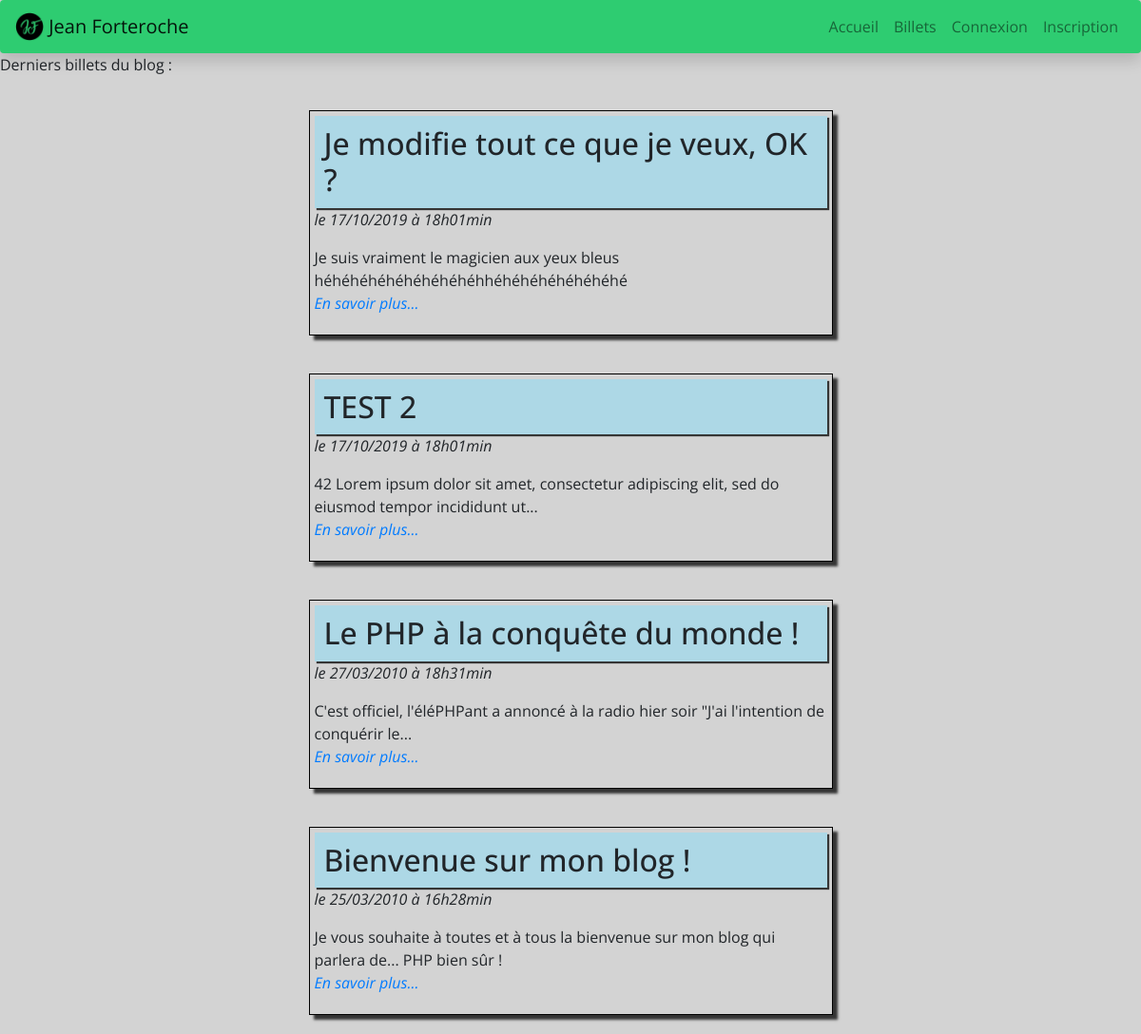
Before: / with the older database file.
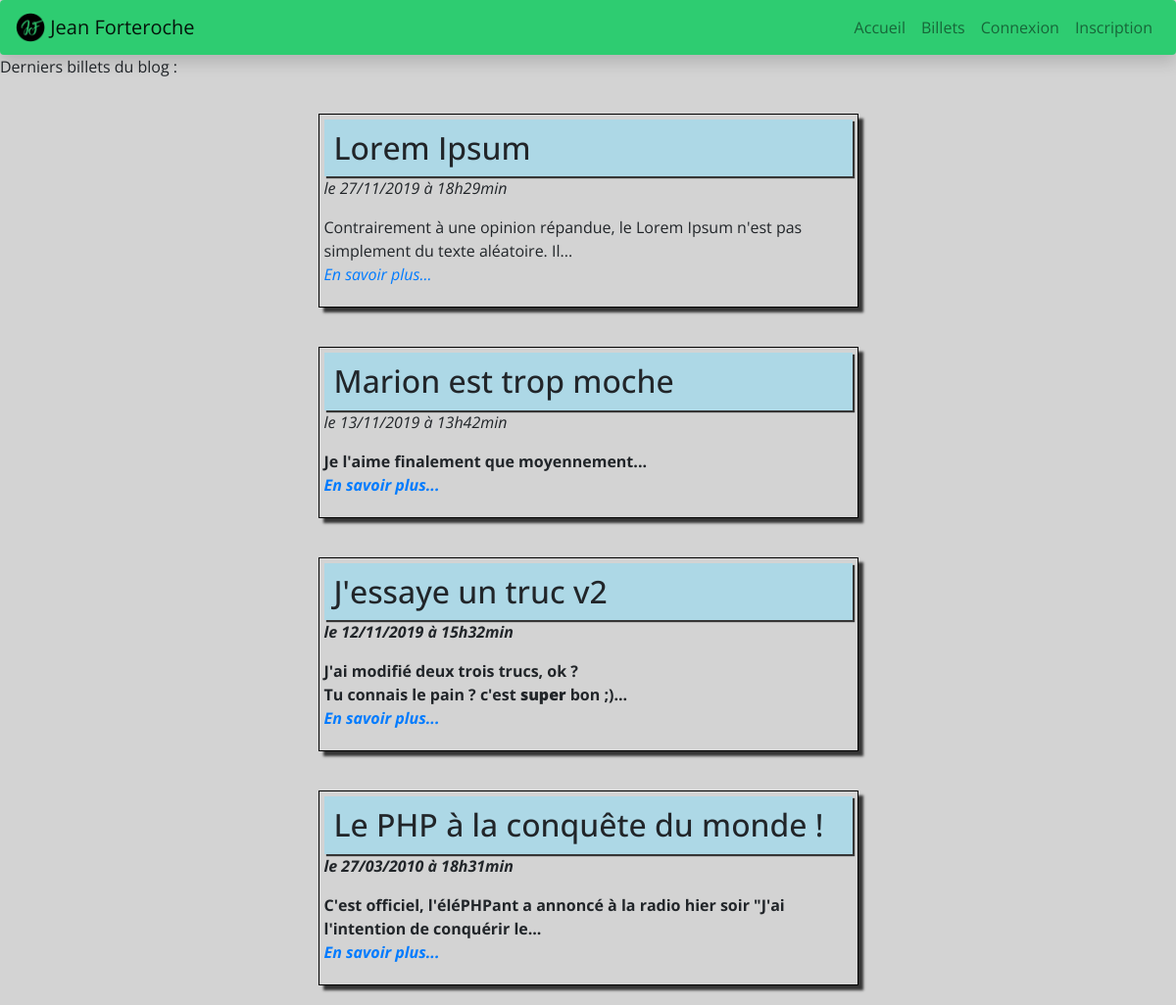
After: the same page with the newer database file.
### tables this page shows
CREATE TABLE `posts` (
  `id` int(11) NOT NULL,
  `title` varchar(255) NOT NULL,
  `content` text NOT NULL,
  `creation_date` datetime NOT NULL
);

### Controller/postController.php (called while the page is built, shortened)
<?php
require_once('./Model/PostManager.php');
class PostController
{
	function __construct()
	{
		$this->postManager = new PostManager();
	}
	public function listPosts()
	{
		$posts = $this->getPosts();
		require_once('view/listPostsView.php');
	}
	public function getPosts()
	{
		$posts = $this->postManager->getPosts();
		return $posts;
	}
	public function shortText($input)
	{
		$length = 100;
		if (strlen($input) <= $length)
			return $input;
		$last_space = strrpos(substr($input, 0, $length), ' ');
		if($last_space !== false) {
			$trimmed_text = substr($input, 0, $last_space);
		} else {
			$trimmed_text = substr($input, 0, $length);
		}
			$trimmed_text .= '...';
		return $trimmed_text;
	}
}

### Model/Manager.php (called while the page is built, shortened)
<?php
class Manager
{
	function __construct()
	{
			$this->db = $this->dbConnect();
	}
    protected function dbConnect()
    {
        $db = new PDO('mysql:host=localhost;dbname=localhost;charset=utf8', 'root', '');
        return $db;
	}
}

### Model/PostManager.php (called while the page is built, shortened)
<?php
require_once('Manager.php');
class PostManager extends Manager
{
    public function getPosts()
    {
        $req = $this->db->query('SELECT id, title, content, DATE_FORMAT(creation_date, \'%d/%m/%Y à %Hh%imin\') AS creation_date_fr FROM posts ORDER BY creation_date DESC');
		$posts = $req->fetchAll();
        return $posts;
    }
}

### View/listPostsView.php (the view, shortened to what this page needs)
<p>Derniers billets du blog :</p>
<?php
$postController = new postController();
foreach ($posts as $post )
{
?>
    <div class="post">
		<div class="ticket">
			<h2>
				<?= htmlspecialchars($post['title']) ?>
			</h2>
			<p><em>le <?= $post['creation_date_fr'] ?></em></p>
			<p>
				<?= $postController->shortText(nl2br(htmlspecialchars_decode($post['content']))) ?>
				<br />
				<em><a href="<?=$GLOBALS['websitePath']?>/post/<?=$post['id']?>">En savoir plus...</a></em>
			</p>
		</div>
    </div>
<?php
}
$content = ob_get_clean();
require_once('template.php'); ?>

### index.php (shortened to what this page needs)
<?php
require_once('Controller/postController.php');
require_once('Model/Manager.php');
$URL = explode('/',$_SERVER['REQUEST_URI']);
array_shift($URL);
array_shift($URL);
try {
	if (empty($URL[0]))
	{
		$postController = new postController();
		$postController->listPosts();
	}
}
catch(Exception $e) {
	require_once('view/errorView.php');
}

### View/template.php (shortened to what this page needs)
<!DOCTYPE html>
<html>
    <head>
		<link rel="stylesheet" href="https://cdnjs.cloudflare.com/ajax/libs/Trumbowyg/2.19.1/ui/trumbowyg.min.css">
		<link rel="stylesheet" href="https://stackpath.bootstrapcdn.com/bootstrap/4.3.1/css/bootstrap.min.css">
		<link href="<?=$GLOBALS['websitePath']?>/Public/style.css" rel="stylesheet" />
    </head>
    <body>
	<nav class="navbar navbar-expand-lg navbar-light brand-bg bottom-gold sticky-top shadow rounded">
		<a class="navbar-brand" href="<?=$GLOBALS['websitePath']?>">
			<img src="<?=$GLOBALS['websitePath']?>/Public/logo-jf.png" width="30" height="30" class="d-inline-block align-top" alt="">
			Jean Forteroche
		</a>
		<ul class="navbar-nav">
			<li class=" nav-item">
				<a class="nav-link" href="<?=$GLOBALS['websitePath']?>">Accueil</a>
			</li>
			<li class="nav-item">
				<a class="nav-link" href="<?=$GLOBALS['websitePath']?>">Billets</a>
			</li>
			<?php if(isset($_SESSION['connected']) && $_SESSION['connected']) {
				if (isset($_SESSION['rank']) && $_SESSION['rank'] == 1)
				{ ?>
			<li class="nav-item">
				<a class="nav-link" href="<?=$GLOBALS['websitePath']?>/adminPanel">Panneau d'administration</a>
			</li>
				<?php	} ?>
			<li class="nav-item">
				<a class="nav-link" href="<?=$GLOBALS['websitePath']?>/logout">Deconnexion</a>
			</li>
			<?php } else {?>
			<li class="nav-item">
				<a class="nav-link" href="<?=$GLOBALS['websitePath']?>/login">Connexion</a>
			</li>
			<li class="nav-item">
				<a class="nav-link" href="<?=$GLOBALS['websitePath']?>/register">Inscription</a>
			</li>
			<?php } ?>
		</ul>
	</nav>
        <?= $content ?>
    </body>
</html>

### Public/style.css (style rules this page uses)
body { background:lightgrey; font-family: 'Open Sans', sans-serif; height:100%; margin:0; }
* { box-sizing: border-box; -moz-box-sizing: border-box; -webkit-box-sizing: border-box; }
.post { margin:auto; display:flex; flex-direction:column; width:50%; padding:10px; }
.ticket { width:95%; margin: 10px auto; padding:5px; border:1px black solid; box-shadow: 5px 5px 2.5px 0px rgba(0,0,0,0.75); overflow:hidden; }
h2 { width:100%; padding:10px; background:lightblue; box-shadow: 2px 2px 1px 0px rgba(0,0,0,0.75); }
.navbar { justify-content: space-between; background:#2ecc71; }
.ticket>h2 { margin:auto; }

Changed rows visible on the page:
removed posts: title "Je modifie tout ce que je veux, OK ?", creation_date_fr "17/10/2019 à 18h01min", content "Je suis vraiment le magicien aux yeux bleus héhéhéhéhéhéhéhéhéhhéhéhéhéhéhéhéhé"
removed posts: title "TEST 2", creation_date_fr "17/10/2019 à 18h01min", content "42 Lorem ipsum dolor sit amet, consectetur adipiscing elit, sed do eiusmod tempor incididunt ut..."
removed posts: title "Bienvenue sur mon blog !", creation_date_fr "25/03/2010 à 16h28min", content "Je vous souhaite à toutes et à tous la bienvenue sur mon blog qui parlera de... PHP bien sûr !"
added posts: title "Lorem Ipsum", creation_date_fr "27/11/2019 à 18h29min", content "Contrairement à une opinion répandue, le Lorem Ipsum n'est pas simplement du texte aléatoire. Il..."
added posts: title "Marion est trop moche", creation_date_fr "13/11/2019 à 13h42min", content "Je l'aime finalement que moyennement..."
added posts: title "J'essaye un truc v2", creation_date_fr "12/11/2019 à 15h32min", content "J'ai modifié deux trois trucs, ok ? Tu connais le pain ? c'est super bon ;)..."
